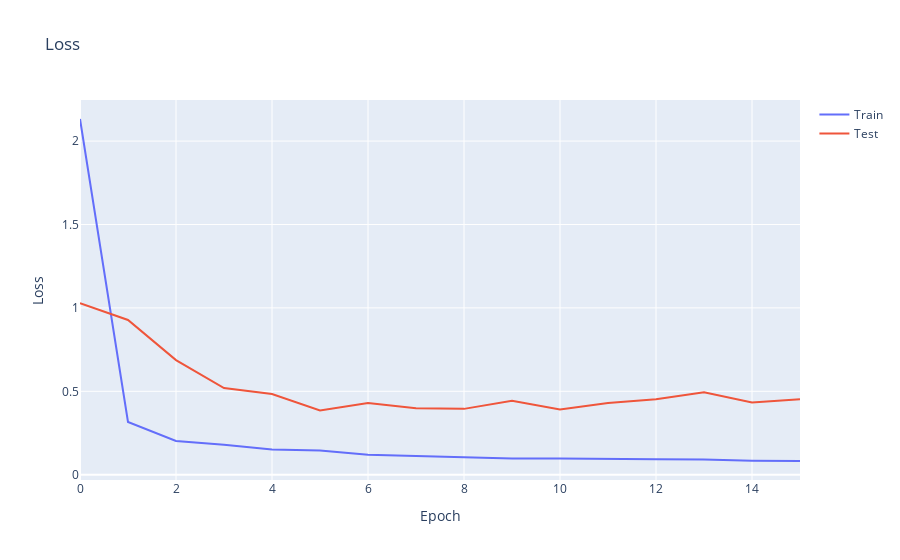

This figure's notebook cell:
### Code cell
# Plot the loss and the MAE
fig = go.Figure()
fig.add_trace(go.Scatter(x=history.epoch, y=history.history['loss'], mode='lines', name='Train'))
fig.add_trace(go.Scatter(x=history.epoch, y=history.history['val_loss'], mode='lines', name='Test'))
fig.update_layout(title='Loss', xaxis_title='Epoch', yaxis_title='Loss')
fig.show()

### Figure 1 — Plotly figure (JSON) as saved in the notebook; plotly's stock layout.template omitted (floating-point values rounded to 4 significant figures)
{"data": [{"mode": "lines", "name": "Train", "type": "scatter", "x": [0, 1, 2, 3, 4, 5, 6, 7, 8, 9, 10, 11, 12, 13, 14, 15], "y": [2.132, 0.3159, 0.2023, 0.1795, 0.1514, 0.1458, 0.1203, 0.1127, 0.1059, 0.09678, 0.09684, 0.09263, 0.09215, 0.09096, 0.08347, 0.08213]}, {"mode": "lines", "name": "Test", "type": "scatter", "x": [0, 1, 2, 3, 4, 5, 6, 7, 8, 9, 10, 11, 12, 13, 14, 15], "y": [1.029, 0.9277, 0.6869, 0.5193, 0.4832, 0.3852, 0.4296, 0.3985, 0.3947, 0.4425, 0.3914, 0.4292, 0.452, 0.4946, 0.4333, 0.4525]}], "layout": {"title": {"text": "Loss"}, "xaxis": {"title": {"text": "Epoch"}}, "yaxis": {"title": {"text": "Loss"}}}}
